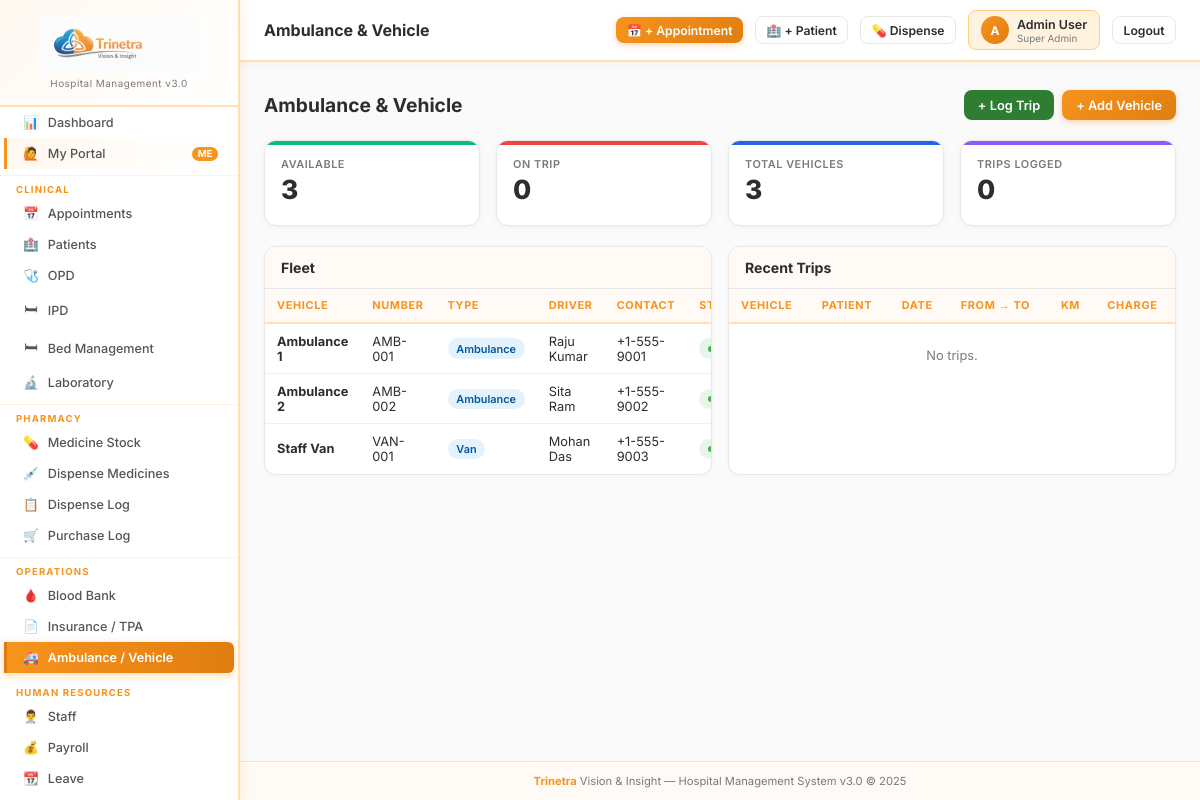
/vehicle (signed in), run on the app's committed database.
### tables this page shows
CREATE TABLE vehicle (
    id INTEGER PRIMARY KEY AUTOINCREMENT,
    vehicle_name TEXT NOT NULL, vehicle_number TEXT DEFAULT '',
    vehicle_type TEXT DEFAULT 'ambulance', driver_name TEXT DEFAULT '',
    driver_phone TEXT DEFAULT '', status TEXT DEFAULT 'available',
    last_maintenance TEXT DEFAULT '', fuel_type TEXT DEFAULT 'Diesel'
);

### app.py (the view)
@app.route('/vehicle')
@perm_required('vehicle','view')
def vehicle_list():
    vehicles = qdb("SELECT * FROM vehicle ORDER BY vehicle_name")
    trips    = qdb("""SELECT vehicle_trips.*,vehicle.vehicle_name,patients.patient_name
        FROM vehicle_trips LEFT JOIN vehicle ON vehicle.id=vehicle_trips.vehicle_id
        LEFT JOIN patients ON patients.id=vehicle_trips.patient_id
        ORDER BY vehicle_trips.id DESC LIMIT 50""")
    return render_template('vehicle/list.html', vehicles=vehicles, trips=trips)

### app.py (called while the page is built)
def get_db():
    db = getattr(g, '_database', None)
    if db is None:
        db = g._database = sqlite3.connect(DATABASE)
        db.row_factory = sqlite3.Row
        db.execute("PRAGMA foreign_keys = ON")
    return db

@app.teardown_appcontext
def close_connection(exception):
    db = getattr(g, '_database', None)
    if db is not None: db.close()

def qdb(query, args=(), one=False):
    cur = get_db().execute(query, args)
    rv = cur.fetchall()
    return (rv[0] if rv else None) if one else rv

def get_user(): return session.get('hospitaladmin', {})

def get_user_permissions():
    user = get_user()
    if not user: return {}
    if user.get('roles') == 'Super Admin':
        return {m: {'view':True,'add':True,'edit':True,'delete':True} for m in ALL_MODULES}
    role_id = user.get('role_id', 0)
    rows = qdb("SELECT module,can_view,can_add,can_edit,can_delete FROM role_permissions WHERE role_id=?", (role_id,))
    return {r['module']: {'view':bool(r['can_view']),'add':bool(r['can_add']),'edit':bool(r['can_edit']),'delete':bool(r['can_delete'])} for r in rows}

def perm_required(module, action='view'):
    def decorator(f):
        @wraps(f)
        def decorated(*args, **kwargs):
            if 'hospitaladmin' not in session:
                return redirect(url_for('login'))
            user = get_user()
            if user.get('roles') == 'Super Admin':
                return f(*args, **kwargs)
            perms = get_user_permissions()
            if not perms.get(module, {}).get(action):
                flash(f'Access denied: {action} permission required for {module}.', 'danger')
                return redirect(url_for('dashboard'))
            return f(*args, **kwargs)
        return decorated
    return decorator

@app.context_processor
def inject_globals():
    user = get_user()
    perms = get_user_permissions() if user else {}
    settings = {}
    if user:
        try:
            rows = qdb("SELECT name,value FROM sch_settings")
            settings = {r['name']: r['value'] for r in rows}
        except: pass
    return dict(current_user=type('U', (), user)() if user else None,
                user_perms=perms, settings=settings,
                ALL_MODULES=ALL_MODULES)

### templates/vehicle/list.html
{% extends 'base.html' %}{% block title %}Vehicle/Ambulance{% endblock %}{% block page_title %}Ambulance & Vehicle{% endblock %}{% block content %}
<div class="page-header"><div><h1>Ambulance & Vehicle</h1></div>
  <div class="flex gap-2">
    {% if user_perms.get('vehicle',{}).get('add') %}
    <a href="{{ url_for('vehicle_trip') }}" class="btn btn-success">+ Log Trip</a>
    <a href="{{ url_for('vehicle_add') }}" class="btn btn-primary">+ Add Vehicle</a>{% endif %}
  </div>
</div>
<div class="grid-4" style="margin-bottom:1.25rem;">
  {% set avail = vehicles|selectattr('status','equalto','available')|list|length %}
  <div class="stat-card" style="--card-color:#10b981;"><div class="stat-label">Available</div><div class="stat-value">{{ avail }}</div></div>
  <div class="stat-card" style="--card-color:#ef4444;"><div class="stat-label">On Trip</div><div class="stat-value">{{ vehicles|length - avail }}</div></div>
  <div class="stat-card" style="--card-color:#2563eb;"><div class="stat-label">Total Vehicles</div><div class="stat-value">{{ vehicles|length }}</div></div>
  <div class="stat-card" style="--card-color:#8b5cf6;"><div class="stat-label">Trips Logged</div><div class="stat-value">{{ trips|length }}</div></div>
</div>
<div class="grid-2">
<div class="card"><div class="card-header"><h3>Fleet</h3></div><div class="card-body p-0"><table>
<thead><tr><th>Vehicle</th><th>Number</th><th>Type</th><th>Driver</th><th>Contact</th><th>Status</th></tr></thead>
<tbody>{% for v in vehicles %}<tr>
  <td><strong>{{ v.vehicle_name }}</strong></td><td>{{ v.vehicle_number }}</td>
  <td><span class="badge badge-info">{{ v.vehicle_type|capitalize }}</span></td>
  <td>{{ v.driver_name }}</td><td>{{ v.driver_phone }}</td>
  <td>{% if v.status=='available' %}<span class="badge badge-success"><span class="dot dot-green"></span>Available</span>{% else %}<span class="badge badge-warning">On Trip</span>{% endif %}</td>
</tr>{% else %}<tr><td colspan="6" class="text-center text-muted" style="padding:1.5rem">No vehicles.</td></tr>{% endfor %}</tbody>
</table></div></div>
<div class="card"><div class="card-header"><h3>Recent Trips</h3></div><div class="card-body p-0"><table>
<thead><tr><th>Vehicle</th><th>Patient</th><th>Date</th><th>From → To</th><th>KM</th><th>Charge</th></tr></thead>
<tbody>{% for t in trips %}<tr>
  <td>{{ t.vehicle_name }}</td><td>{{ t.patient_name or 'Walk-in' }}</td><td>{{ t.trip_date }}</td>
  <td>{{ t.pickup_location or '—' }} → {{ t.drop_location or '—' }}</td>
  <td>{{ t.distance_km }}</td><td>{{ current_user.currency_symbol }}{{ t.charge }}</td>
</tr>{% else %}<tr><td colspan="6" class="text-center text-muted" style="padding:1.5rem">No trips.</td></tr>{% endfor %}</tbody>
</table></div></div>
</div>{% endblock %}

### templates/base.html (style rules this page uses)
:root { --brand-orange:#F7941D; --brand-orange-dark:#e07d10; --brand-orange-light:#FFF3E0; --brand-blue:#1565C0; --sidebar:#ffffff; --sidebar-border:#ffe0b2; --sidebar-hover:#fff8f0; --sidebar-active-bg:#F7941D; --sidebar-active-text:#ffffff; --topbar:#ffffff; --bg:#fafafa; --card:#ffffff; --border:#e8e8e8; --text:#2d2d2d; --muted:#7a7a7a; --primary:#F7941D; --primary-dark:#e07d10; --success:#2e7d32; --danger:#c62828; --warning:#e65100; --info:#0277bd; --purple:#6a1b9a; }
* { margin:0;padding:0;box-sizing:border-box; }
html,body { height:100%; }
body { font-family:'Inter',system-ui,sans-serif; background:var(--bg); color:var(--text); display:flex; min-height:100vh; overflow-x:hidden; }
.page-header { display:flex;align-items:center;justify-content:space-between; margin-bottom:1.25rem;flex-wrap:wrap;gap:.75rem; }
.page-header h1 { font-size:1.2rem;font-weight:700;color:var(--text); }
.card { background:var(--card); border:1px solid var(--border); border-radius:.75rem; overflow:hidden; margin-bottom:1rem; box-shadow:0 1px 4px rgba(0,0,0,.04); }
.card-header { padding:.75rem 1rem; border-bottom:1px solid var(--border); display:flex;align-items:center;justify-content:space-between; background:#fffaf5; }
.card-header h3 { font-size:.88rem;font-weight:700;color:var(--text); }
.card-body { padding:1rem; }
.card-body.p-0 { padding:0; }
.stat-card { background:#fff; border:1px solid var(--border); border-radius:.75rem; padding:1rem; position:relative; overflow:hidden; box-shadow:0 1px 6px rgba(0,0,0,.05); transition:transform .15s; }
.stat-card::before { content:'';position:absolute;top:0;left:0;right:0;height:4px; background:var(--card-color,var(--brand-orange)); }
.stat-label { font-size:.68rem;font-weight:600;color:var(--muted);text-transform:uppercase;letter-spacing:.05em; }
.stat-value { font-size:1.65rem;font-weight:800;color:var(--text);line-height:1.2;margin:.2rem 0; }
.grid-2 { display:grid;grid-template-columns:1fr 1fr;gap:1rem; }
.grid-4 { display:grid;grid-template-columns:repeat(4,1fr);gap:1rem; }
table { width:100%;border-collapse:collapse;font-size:.8rem; }
thead tr { background:#fffaf5; }
th { padding:.6rem .75rem;text-align:left; font-size:.68rem;font-weight:700; color:var(--brand-orange); text-transform:uppercase;letter-spacing:.06em; white-space:nowrap; border-bottom:2px solid var(--sidebar-border); }
td { padding:.6rem .75rem;border-bottom:1px solid #f0f0f0;vertical-align:middle; }
tr:last-child td { border-bottom:none; }
.btn { display:inline-flex;align-items:center;gap:.4rem; padding:.45rem .875rem;border-radius:.5rem; font-size:.8rem;font-weight:600;cursor:pointer; border:none;text-decoration:none;transition:.15s;white-space:nowrap; }
.btn-primary { background:linear-gradient(135deg,var(--brand-orange),var(--brand-orange-dark));color:#fff;box-shadow:0 2px 6px rgba(247,148,29,.35); }
.btn-success { background:#2e7d32;color:#fff; }
.badge { display:inline-flex;align-items:center;gap:.25rem; padding:.2rem .55rem;border-radius:999px; font-size:.68rem;font-weight:600;white-space:nowrap; }
.badge-success { background:#e8f5e9;color:#1b5e20; }
.badge-info { background:#e3f2fd;color:#01579b; }
.dot { width:6px;height:6px;border-radius:50%;display:inline-block; }
.dot-green { background:#4caf50; }
.flex { display:flex; }
.gap-2 { gap:.5rem; }
.text-center { text-align:center; }
.text-muted { color:var(--muted); }

### data on the page
vehicle: vehicle_name "Ambulance 1", vehicle_number "AMB-001", vehicle_type "Ambulance", driver_name "Raju Kumar", driver_phone "+1-555-9001", status "available" (drawn)
vehicle: vehicle_name "Ambulance 2", vehicle_number "AMB-002", vehicle_type "Ambulance", driver_name "Sita Ram", driver_phone "+1-555-9002", status "available" (drawn)
vehicle: vehicle_name "Staff Van", vehicle_number "VAN-001", vehicle_type "Van", driver_name "Mohan Das", driver_phone "+1-555-9003", status "available" (drawn)

### other printed values
{{ current_user.username[:1].upper() if current_user else 'U' }} "A"
{{ current_user.username if current_user else '' }} "Admin User"
{{ current_user.roles if current_user else '' }} "Super Admin"
{{ avail }} "3"
{{ vehicles|length - avail }} "0"
{{ vehicles|length }} "3"
{{ trips|length }} "0"
